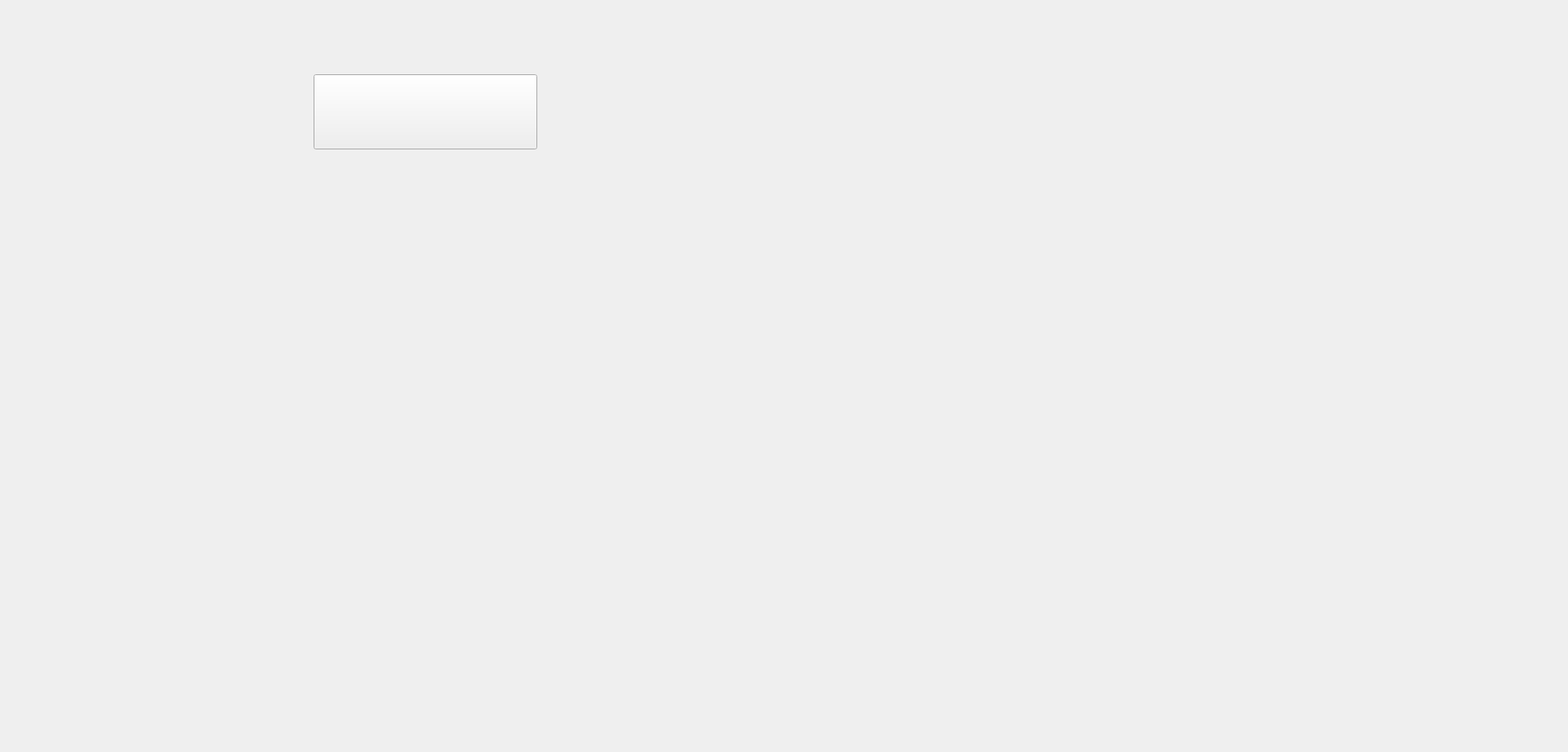
<?xml version="1.0" encoding="UTF-8"?>
<ui version="4.0">
 <class>PaymentPage</class>
 <widget class="QWidget" name="PaymentPage">
  <property name="geometry">
   <rect>
    <x>0</x>
    <y>0</y>
    <width>1900</width>
    <height>911</height>
   </rect>
  </property>
  <property name="sizePolicy">
   <sizepolicy hsizetype="Preferred" vsizetype="Preferred">
    <horstretch>0</horstretch>
    <verstretch>1</verstretch>
   </sizepolicy>
  </property>
  <property name="windowTitle">
   <string>PaymentPage</string>
  </property>
  <widget class="QPushButton" name="btnAlipay">
   <property name="geometry">
    <rect>
     <x>380</x>
     <y>350</y>
     <width>271</width>
     <height>91</height>
    </rect>
   </property>
   <property name="minimumSize">
    <size>
     <width>249</width>
     <height>12</height>
    </size>
   </property>
   <property name="styleSheet">
    <string notr="true">QPushButton{
border-image:url(:/new/prefix1/images/alipy.png);
border-radius: 20px;   
}</string>
   </property>
   <property name="text">
    <string/>
   </property>
  </widget>
  <widget class="QPushButton" name="btnBankCard">
   <property name="geometry">
    <rect>
     <x>380</x>
     <y>220</y>
     <width>271</width>
     <height>91</height>
    </rect>
   </property>
   <property name="styleSheet">
    <string notr="true">QPushButton{
border-image:url(:/new/prefix1/images/visa.png);
border-radius: 20px;   
}
</string>
   </property>
   <property name="text">
    <string/>
   </property>
  </widget>
  <widget class="QPushButton" name="btnWeChat">
   <property name="geometry">
    <rect>
     <x>380</x>
     <y>90</y>
     <width>271</width>
     <height>91</height>
    </rect>
   </property>
   <property name="styleSheet">
    <string notr="true">QPushButton{
border-image:url(:/new/prefix1/images/wechatpy.png);
 border-radius: 20px;    /* 设置边框圆角为50像素，以创建椭圆形状 
}</string>
   </property>
   <property name="text">
    <string/>
   </property>
  </widget>
 </widget>
 <resources/>
 <connections/>
</ui>
